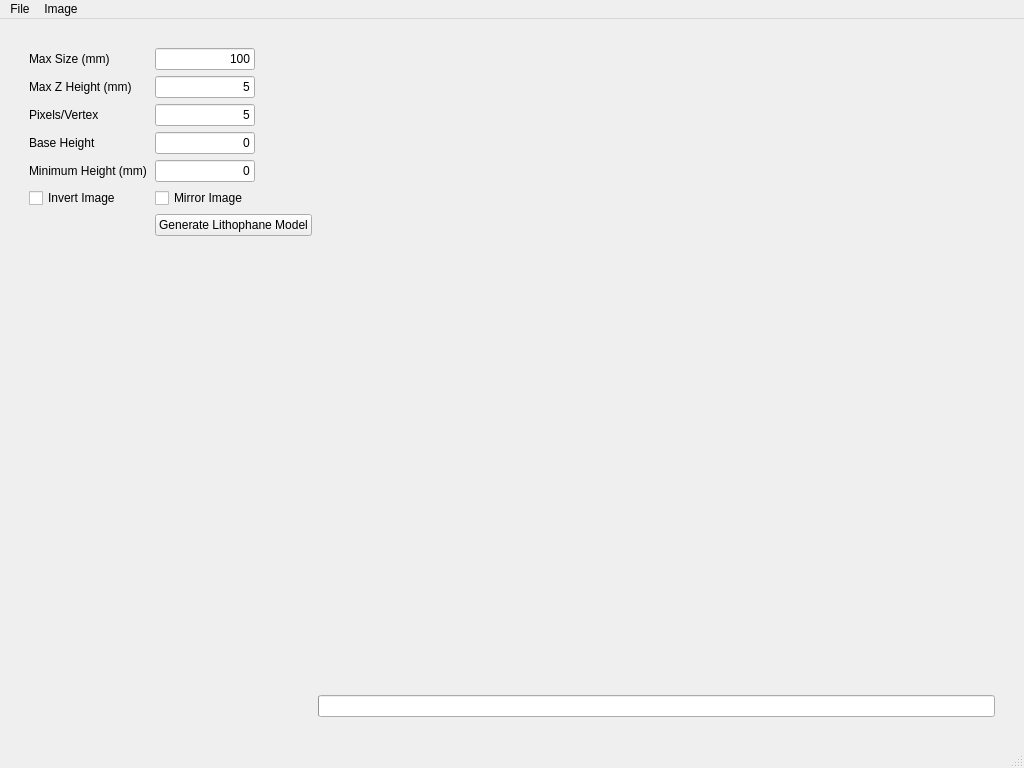
<?xml version="1.0" encoding="UTF-8"?>
<ui version="4.0">
 <author>Greg Harley</author>
 <class>MainWindow</class>
 <widget class="QMainWindow" name="MainWindow">
  <property name="geometry">
   <rect>
    <x>0</x>
    <y>0</y>
    <width>1024</width>
    <height>768</height>
   </rect>
  </property>
  <property name="windowTitle">
   <string>Lithophane Generator</string>
  </property>
  <widget class="QWidget" name="centralwidget">
   <property name="sizePolicy">
    <sizepolicy hsizetype="Expanding" vsizetype="Expanding">
     <horstretch>0</horstretch>
     <verstretch>0</verstretch>
    </sizepolicy>
   </property>
   <layout class="QGridLayout" name="gridLayout_3">
    <item row="2" column="0">
     <layout class="QGridLayout" name="gridLayout_2">
      <property name="leftMargin">
       <number>20</number>
      </property>
      <property name="topMargin">
       <number>20</number>
      </property>
      <property name="rightMargin">
       <number>20</number>
      </property>
      <property name="bottomMargin">
       <number>20</number>
      </property>
      <item row="2" column="2">
       <layout class="QHBoxLayout" name="imgLayout" stretch="0">
        <property name="sizeConstraint">
         <enum>QLayout::SetNoConstraint</enum>
        </property>
        <item>
         <widget class="QWidget" name="plotWidget" native="true">
          <property name="sizePolicy">
           <sizepolicy hsizetype="Expanding" vsizetype="Expanding">
            <horstretch>0</horstretch>
            <verstretch>0</verstretch>
           </sizepolicy>
          </property>
          <property name="styleSheet">
           <string notr="true"/>
          </property>
         </widget>
        </item>
       </layout>
      </item>
      <item row="2" column="0">
       <layout class="QVBoxLayout" name="verticalLayout">
        <item>
         <layout class="QGridLayout" name="gridLayout">
          <item row="3" column="0">
           <widget class="QLabel" name="label_4">
            <property name="minimumSize">
             <size>
              <width>120</width>
              <height>0</height>
             </size>
            </property>
            <property name="maximumSize">
             <size>
              <width>120</width>
              <height>16777215</height>
             </size>
            </property>
            <property name="text">
             <string>Base Height</string>
            </property>
            <property name="buddy">
             <cstring>baseHeight</cstring>
            </property>
            <property name="class" stdset="0">
             <string>input</string>
            </property>
           </widget>
          </item>
          <item row="2" column="1">
           <widget class="QLineEdit" name="numSamples">
            <property name="sizePolicy">
             <sizepolicy hsizetype="Fixed" vsizetype="Fixed">
              <horstretch>0</horstretch>
              <verstretch>0</verstretch>
             </sizepolicy>
            </property>
            <property name="maximumSize">
             <size>
              <width>100</width>
              <height>16777215</height>
             </size>
            </property>
            <property name="text">
             <string>5</string>
            </property>
            <property name="alignment">
             <set>Qt::AlignRight|Qt::AlignTrailing|Qt::AlignVCenter</set>
            </property>
           </widget>
          </item>
          <item row="7" column="0" colspan="2">
           <widget class="QLabel" name="lblImage">
            <property name="sizePolicy">
             <sizepolicy hsizetype="Expanding" vsizetype="Expanding">
              <horstretch>0</horstretch>
              <verstretch>0</verstretch>
             </sizepolicy>
            </property>
            <property name="text">
             <string/>
            </property>
           </widget>
          </item>
          <item row="1" column="0">
           <widget class="QLabel" name="label_2">
            <property name="minimumSize">
             <size>
              <width>120</width>
              <height>0</height>
             </size>
            </property>
            <property name="maximumSize">
             <size>
              <width>120</width>
              <height>16777215</height>
             </size>
            </property>
            <property name="text">
             <string>Max Z Height (mm)</string>
            </property>
            <property name="buddy">
             <cstring>maxHeight</cstring>
            </property>
            <property name="class" stdset="0">
             <string>input</string>
            </property>
           </widget>
          </item>
          <item row="0" column="1">
           <widget class="QLineEdit" name="maxSize">
            <property name="sizePolicy">
             <sizepolicy hsizetype="Fixed" vsizetype="Fixed">
              <horstretch>0</horstretch>
              <verstretch>0</verstretch>
             </sizepolicy>
            </property>
            <property name="maximumSize">
             <size>
              <width>100</width>
              <height>16777215</height>
             </size>
            </property>
            <property name="text">
             <string>100</string>
            </property>
            <property name="alignment">
             <set>Qt::AlignRight|Qt::AlignTrailing|Qt::AlignVCenter</set>
            </property>
           </widget>
          </item>
          <item row="4" column="1">
           <widget class="QLineEdit" name="minHeight">
            <property name="sizePolicy">
             <sizepolicy hsizetype="Fixed" vsizetype="Fixed">
              <horstretch>0</horstretch>
              <verstretch>0</verstretch>
             </sizepolicy>
            </property>
            <property name="maximumSize">
             <size>
              <width>100</width>
              <height>16777215</height>
             </size>
            </property>
            <property name="text">
             <string>0</string>
            </property>
            <property name="alignment">
             <set>Qt::AlignRight|Qt::AlignTrailing|Qt::AlignVCenter</set>
            </property>
           </widget>
          </item>
          <item row="3" column="1">
           <widget class="QLineEdit" name="baseHeight">
            <property name="sizePolicy">
             <sizepolicy hsizetype="Fixed" vsizetype="Fixed">
              <horstretch>0</horstretch>
              <verstretch>0</verstretch>
             </sizepolicy>
            </property>
            <property name="maximumSize">
             <size>
              <width>100</width>
              <height>16777215</height>
             </size>
            </property>
            <property name="text">
             <string>0</string>
            </property>
            <property name="alignment">
             <set>Qt::AlignRight|Qt::AlignTrailing|Qt::AlignVCenter</set>
            </property>
           </widget>
          </item>
          <item row="5" column="0">
           <widget class="QCheckBox" name="chkInvert">
            <property name="text">
             <string>Invert Image</string>
            </property>
           </widget>
          </item>
          <item row="5" column="1">
           <widget class="QCheckBox" name="chkMirror">
            <property name="text">
             <string>Mirror Image</string>
            </property>
           </widget>
          </item>
          <item row="2" column="0">
           <widget class="QLabel" name="label_3">
            <property name="minimumSize">
             <size>
              <width>120</width>
              <height>0</height>
             </size>
            </property>
            <property name="maximumSize">
             <size>
              <width>120</width>
              <height>16777215</height>
             </size>
            </property>
            <property name="text">
             <string>Pixels/Vertex</string>
            </property>
            <property name="buddy">
             <cstring>numSamples</cstring>
            </property>
            <property name="class" stdset="0">
             <string>input</string>
            </property>
           </widget>
          </item>
          <item row="1" column="1">
           <widget class="QLineEdit" name="maxHeight">
            <property name="sizePolicy">
             <sizepolicy hsizetype="Fixed" vsizetype="Fixed">
              <horstretch>0</horstretch>
              <verstretch>0</verstretch>
             </sizepolicy>
            </property>
            <property name="maximumSize">
             <size>
              <width>100</width>
              <height>16777215</height>
             </size>
            </property>
            <property name="text">
             <string>5</string>
            </property>
            <property name="alignment">
             <set>Qt::AlignRight|Qt::AlignTrailing|Qt::AlignVCenter</set>
            </property>
           </widget>
          </item>
          <item row="4" column="0">
           <widget class="QLabel" name="label_5">
            <property name="minimumSize">
             <size>
              <width>120</width>
              <height>0</height>
             </size>
            </property>
            <property name="maximumSize">
             <size>
              <width>120</width>
              <height>16777215</height>
             </size>
            </property>
            <property name="text">
             <string>Minimum Height (mm)</string>
            </property>
            <property name="buddy">
             <cstring>minHeight</cstring>
            </property>
            <property name="class" stdset="0">
             <string>input</string>
            </property>
           </widget>
          </item>
          <item row="0" column="0">
           <widget class="QLabel" name="label">
            <property name="sizePolicy">
             <sizepolicy hsizetype="Fixed" vsizetype="Preferred">
              <horstretch>0</horstretch>
              <verstretch>0</verstretch>
             </sizepolicy>
            </property>
            <property name="minimumSize">
             <size>
              <width>120</width>
              <height>0</height>
             </size>
            </property>
            <property name="maximumSize">
             <size>
              <width>120</width>
              <height>16777215</height>
             </size>
            </property>
            <property name="text">
             <string>Max Size (mm)</string>
            </property>
            <property name="alignment">
             <set>Qt::AlignLeading|Qt::AlignLeft|Qt::AlignVCenter</set>
            </property>
            <property name="buddy">
             <cstring>maxSize</cstring>
            </property>
            <property name="class" stdset="0">
             <string>input</string>
            </property>
           </widget>
          </item>
          <item row="6" column="1">
           <widget class="QPushButton" name="btnGenerate">
            <property name="text">
             <string>Generate Lithophane Model</string>
            </property>
           </widget>
          </item>
         </layout>
        </item>
        <item>
         <spacer name="verticalSpacer">
          <property name="orientation">
           <enum>Qt::Vertical</enum>
          </property>
          <property name="sizeHint" stdset="0">
           <size>
            <width>20</width>
            <height>40</height>
           </size>
          </property>
         </spacer>
        </item>
       </layout>
      </item>
      <item row="3" column="2">
       <widget class="QProgressBar" name="progressBar">
        <property name="value">
         <number>0</number>
        </property>
        <property name="textVisible">
         <bool>false</bool>
        </property>
       </widget>
      </item>
     </layout>
    </item>
   </layout>
  </widget>
  <widget class="QMenuBar" name="menubar">
   <property name="geometry">
    <rect>
     <x>0</x>
     <y>0</y>
     <width>1024</width>
     <height>22</height>
    </rect>
   </property>
   <widget class="QMenu" name="menuFile">
    <property name="title">
     <string>File</string>
    </property>
    <addaction name="actionOpen"/>
    <addaction name="actionSave"/>
    <addaction name="separator"/>
    <addaction name="actionLoad_Settings"/>
    <addaction name="actionSave_Settings"/>
    <addaction name="separator"/>
    <addaction name="actionExit"/>
   </widget>
   <widget class="QMenu" name="menuImage">
    <property name="title">
     <string>Image</string>
    </property>
    <addaction name="actionGenerate"/>
   </widget>
   <addaction name="menuFile"/>
   <addaction name="menuImage"/>
  </widget>
  <widget class="QStatusBar" name="statusbar"/>
  <action name="actionOpen">
   <property name="text">
    <string>Load Image</string>
   </property>
   <property name="toolTip">
    <string>Load image file</string>
   </property>
   <property name="shortcut">
    <string>Alt+O</string>
   </property>
  </action>
  <action name="actionSave">
   <property name="text">
    <string>Save 3D Model</string>
   </property>
   <property name="toolTip">
    <string>Export model to .STL file</string>
   </property>
   <property name="shortcut">
    <string>Alt+S</string>
   </property>
  </action>
  <action name="actionGenerate">
   <property name="text">
    <string>Generate</string>
   </property>
   <property name="shortcut">
    <string>Alt+G</string>
   </property>
  </action>
  <action name="actionExit">
   <property name="text">
    <string>Exit</string>
   </property>
   <property name="shortcut">
    <string>Esc</string>
   </property>
  </action>
  <action name="actionLoad_Settings">
   <property name="text">
    <string>Load Settings</string>
   </property>
  </action>
  <action name="actionSave_Settings">
   <property name="text">
    <string>Save Settings</string>
   </property>
  </action>
 </widget>
 <resources>
  <include location="litho_gen.qrc"/>
 </resources>
 <connections/>
</ui>
